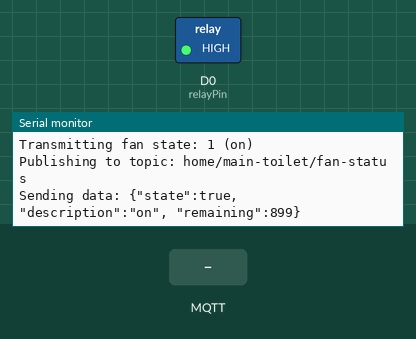
This sketch was run on a simulated ESP8266 (NodeMCU). On the bench: switched loads named in the sketch (green lamp = pin HIGH), the last lines printed to the serial monitor. The inputs (shaded band) are chosen by the test bench. WiFi joins after 1.5 s; servers stay silent unless stated; no MQTT or app messages arrive unless stated.

Above: at 3.2 s.
3.3 s: MQTT message "query" arrives on the first subscribed topic
At 4.5 s:
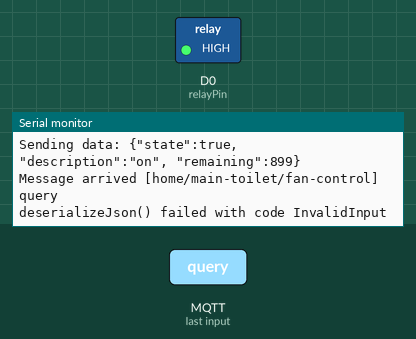
4.8 s: MQTT message "off" arrives on the first subscribed topic
At 6.0 s:
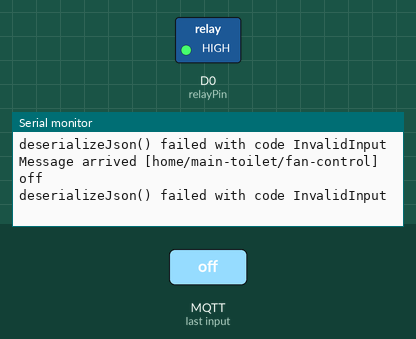
6.3 s: MQTT message "on" arrives on the first subscribed topic
At 7.4 s:
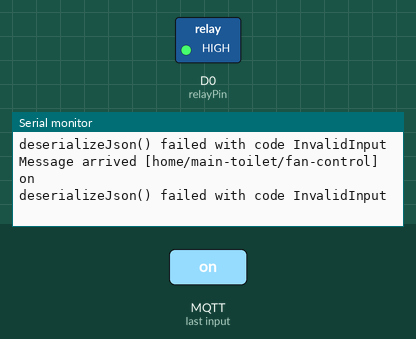

The sketch:

exhaust-fan-timer.ino
```cpp
#include <ESP8266WiFi.h>
#include <ArduinoOTA.h>
#include <ArduinoJson.h>
#include "config.h"
#include "TheShed.h"

const byte relayPin = D0;

const char mqttServer[] = "192.168.4.20";
const char mqttPubTopic[] = "home/main-toilet/fan-status";
const char mqttSubTopic[] = "home/main-toilet/fan-control";
const char wifiHostname[] = "main-toilet-fan";

const int defaultFanDuration = 900; // 15 minutes
const int pollPeriod = 100; // Keep it short so we don't interfere with OTA update poll

TheShed* shedWifi;

bool fanState = false;
unsigned long fanStartTime;
int fanDuration;

void setup() {
  Serial.begin(115200);
  delay(500);
  Serial.println();
  Serial.println();

  shedWifi = new TheShed(WIFI_SSID, WIFI_KEY, wifiHostname);
  shedWifi->setupMqtt(wifiHostname, mqttServer, 1883, mqttCallback, mqttSubTopic);

  // Set up pins
  pinMode(relayPin, OUTPUT);

  // Turn the fan on
  setFan(true);
}

void loop() {
  ArduinoOTA.handle();
  shedWifi->mqttLoop();

  if(fanState && getRemainingSeconds() <= 0) {
    setFan(false);
  }

  delay(pollPeriod);
}

int getRemainingSeconds()
{
  if(!fanState)
    return 0;

  return (fanDuration - millis() + fanStartTime)/1000;
}

void setFan(bool state) {
  setFan(state, defaultFanDuration);
}

void setFan(bool state, int duration) {
  fanState = state;
  digitalWrite(relayPin, state ? HIGH : LOW);

  if(state) {
    fanDuration = duration*1000;
    fanStartTime = millis();
  }

  sendFanState();
}

void sendFanState() {
  Serial.print("Transmitting fan state: ");
  Serial.print(fanState);
  Serial.print(" (");
  Serial.print(fanState?"on":"off");
  Serial.println(")");

  // Send payload
  char payload[60];
  sprintf(payload, "{\"state\":%s, \"description\":\"%s\", \"remaining\":%d}", fanState?"true":"false", fanState?"on":"off", getRemainingSeconds());

  shedWifi->publishToMqtt(mqttPubTopic, payload);
}

void mqttCallback(char* topic, byte* payload, unsigned int length) {
  Serial.print("Message arrived [");
  Serial.print(topic);
  Serial.print("] ");
  char *cstring = (char *) payload;
  Serial.println(cstring);

  // Deserialise JSON
  // https://arduinojson.org/v6/doc/deserialization/
  DynamicJsonDocument doc(100);
  DeserializationError err = deserializeJson(doc, cstring);

  if (err) {
    Serial.print(F("deserializeJson() failed with code "));
    Serial.println(err.c_str());
    return;
  }

  const char* name = doc["command"];
  if (strcmp(name, "query") == 0) {
    Serial.println("Received query command");
    sendFanState();
    return;
  }

  if (strcmp(name, "off") == 0) {
    Serial.println("Received off command");
    setFan(false);
    return;
  }

  if (strcmp(name, "on") == 0) {
    Serial.println("Received on command");
    int commandDuration = doc["duration"];
    // If value is missing then it will return 0

    Serial.println(commandDuration);
    if(commandDuration > 0)
      setFan(true, commandDuration);
    else
      setFan(true);
    return;
  }
}
```

TheShed.cpp
```cpp
#include "Arduino.h"
#include "TheShed.h"
#include <PubSubClient.h>
#include <ArduinoOTA.h>

WiFiClient espClient;
PubSubClient mqtt(espClient);

TheShed::TheShed(const char ssid[], const char key[], const char host[])
{
  strcpy(_key, key);
  strcpy(_ssid, ssid);

  if(strlen(host)>0) {
    Serial.print("Setting hostname: ");
    Serial.println(host);
    WiFi.hostname(host);
    ArduinoOTA.setHostname(host);
  }

  connectWifi();

  ArduinoOTA.onStart([]() {
    String type;
    if (ArduinoOTA.getCommand() == U_FLASH)
      type = "sketch";
    else // U_SPIFFS
      type = "filesystem";

    // NOTE: if updating SPIFFS this would be the place to unmount SPIFFS using SPIFFS.end()
    Serial.println("Start updating " + type);
  });
  ArduinoOTA.onEnd([]() {
    Serial.println("\nEnd");
  });
  ArduinoOTA.onProgress([](unsigned int progress, unsigned int total) {
    Serial.printf("Progress: %u%%\r", (progress / (total / 100)));
  });
  ArduinoOTA.onError([](ota_error_t error) {
    Serial.printf("Error[%u]: ", error);
    if (error == OTA_AUTH_ERROR) Serial.println("Auth Failed");
    else if (error == OTA_BEGIN_ERROR) Serial.println("Begin Failed");
    else if (error == OTA_CONNECT_ERROR) Serial.println("Connect Failed");
    else if (error == OTA_RECEIVE_ERROR) Serial.println("Receive Failed");
    else if (error == OTA_END_ERROR) Serial.println("End Failed");
  });
  ArduinoOTA.begin();
}

void TheShed::setupMqtt(const char* deviceName, const char* server, int port, void (*callback)(char*, uint8_t*, unsigned int), const char subTopic[]) {
  // Set up MQTT
  mqtt.setServer(server, port);
  mqtt.setCallback(callback);

  strcpy(_mqttSub, subTopic);
  strcpy(_mqttDeviceName, deviceName);
  reconnectMqtt();
}

void TheShed::mqttLoop() {
  reconnectMqtt();
  mqtt.loop();
}

void TheShed::reconnectMqtt() {
  // Loop until we're reconnected
  while (!mqtt.connected()) {
    Serial.print("Attempting MQTT connection...");
    // Attempt to connect
    if (mqtt.connect(_mqttDeviceName)) {
      Serial.println("connected");
      if(strlen(_mqttSub)){
        mqtt.subscribe(_mqttSub);
        Serial.print("Subscribed to topic: ");
        Serial.println(_mqttSub);
      }
    } else {
      Serial.print("failed, rc=");
      Serial.print(mqtt.state());
      Serial.println(" try again in 5 seconds");
      // Wait 5 seconds before retrying
      delay(5000);
    }
  }
}

void TheShed::publishToMqtt(const char* topic, const char* data) {
  reconnectMqtt();
  // Prepare a JSON payload string
  Serial.print("Publishing to topic: ");
  Serial.println(topic);
  Serial.print("Sending data: ");
  Serial.println(data);
  mqtt.publish( topic, data );
}

void TheShed::test() {

}

void TheShed::checkWifi() {
  if (WiFi.status() != WL_CONNECTED) {
    Serial.println("Wifi not connected, reinitialising");
    connectWifi();
  } else {
    Serial.println("Wifi still connected");
  }
}

void TheShed::connectWifi() {
  printMacAddress();

  // Connect wifi
  Serial.println("Initialising wifi");
  WiFi.mode(WIFI_STA);
  WiFi.begin(_ssid, _key);

  int i = 0;
  while ((WiFi.status() != WL_CONNECTED)) {
    delay(100);
    Serial.print(".");
    if (++i == 100) {
      i = 0;
      Serial.println();
    }
  }
  Serial.println();
  Serial.println("WiFi connected");
  Serial.println();

  // Print some helpful debug info
  printWifiDetails();
}

void TheShed::disconnectWifi() {

}

void TheShed::printMacAddress() {
  // Code to get the unit MAC address
  // https://techtutorialsx.com/2017/04/09/esp8266-get-mac-address/
  // EC:FA:BC:8B:C1:8F
  Serial.println();
  Serial.print("MAC: ");
  Serial.println(WiFi.macAddress());
  Serial.println();
}

void TheShed::printWifiDetails() {
  Serial.println();
  Serial.print("IP address: ");
  Serial.println(WiFi.localIP());
  Serial.print("Netmask: ");
  Serial.println(WiFi.subnetMask());
  Serial.print("Gateway: ");
  Serial.println(WiFi.gatewayIP());
  Serial.println();
}
```

TheShed.h
```cpp
/*
  TheShed.h - Library for basic wifi functions.
  Created by Ian Leeder, 2018/05/05.
*/
#ifndef TheShed_h
#define TheShed_h

#include "Arduino.h"
#include <ESP8266WiFi.h>

class TheShed
{
  public:
    TheShed(const char ssid[], const char key[], const char host[] = "");
    void printMacAddress();
    void printWifiDetails();
    void test();
    void setupMqtt(const char* deviceName, const char* server, int port, void (*callback)(char*, uint8_t*, unsigned int), const char* subTopic = "");
    void publishToMqtt(const char* topic, const char* data);
    void mqttLoop();
  private:
    char _ssid[50];
    char _key[50];
    char _mqttSub[50];
    char _mqttDeviceName[50];
    void connectWifi();
    void disconnectWifi();
    void checkWifi();
    void reconnectMqtt();
};

#endif
```

config_template.h
```cpp
// http://forum.arduino.cc/index.php?topic=41385.msg301094#msg301094
// Enter wifi credentials into file named config.h
// with this format
static const char WIFI_SSID[] = "your_ssid";
static const char WIFI_KEY[] = "your_password";
static const char PUSHOVER_USER_TOKEN[] = "your_pushover_user_key";
static const char PUSHOVER_API_TOKEN[] = "your_pushover_api_token";
```

Measured:
- after the input at 3.3 s, the serial monitor: prints a new line after 0.08 s (image 1)
- after the input at 4.8 s, the serial monitor: prints a new line after 0.08 s (image 2)
- after the input at 6.3 s, the serial monitor: prints a new line after 0.09 s (image 3)
